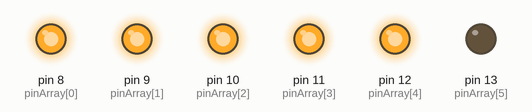
This sketch was run on a simulated Arduino Uno, built with avr-gcc and run on an emulated ATmega328P. On the bench: output pins drawn as LEDs (lit = HIGH).

Above: at 0.1 s.
Timing chart, 0 to 1.6 s (numbered marks = the images above):
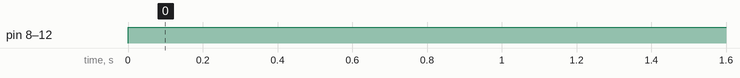

The sketch:

DigitalRuftAnalog_Kurs.ino
```cpp
/*  Digital ruft analog
Dieser Sketch zeigt die Digital/Analog-Wandlung über eine Widerstandsleiter
Referenz:      http://arduino.cc/en/Reference/PinMode
               http://arduino.cc/en/Reference/Constants
               http://arduino.cc/en/Reference/For
               http://arduino.cc/en/Reference/DigitalWrite
               http://arduino.cc/en/Reference/BitRead  */


int pinArray[] = {8, 9, 10, 11, 12, 13};     // die 6 Pins des 6BIT DA Wandler
byte R2RPattern;                             // Bit Wert der gewandelt werden soll

void setup()
{
  for(int i = 0; i < 6; i++)
  {
    pinMode(pinArray[i], OUTPUT);             // alle Pins als Ausgang programmieren
  }  // for
  R2RPattern = B011111;                       // Bitmuster zur Ansteuerung der digitalen Ausgänge
} // setup()

void loop(){
  for(int i = 0; i < 6; i++)
  {                                           // wenn Bit = 1 dann Ausgang == HIGH, sonst LOW
    digitalWrite(pinArray[i], bitRead(R2RPattern, i) == 1?HIGH:LOW);
  } // for
} // loop
```

Measured:
- by itself, pin 8 (pinArray[0]), pin 9 (pinArray[1]), pin 10 (pinArray[2]), pin 11 (pinArray[3]), pin 12 (pinArray[4]): LOW → HIGH at 0.00 s
